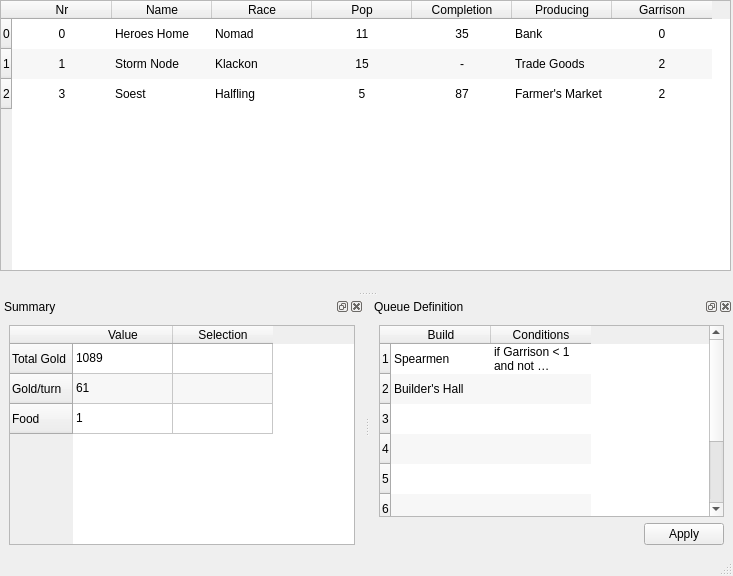
<?xml version="1.0" encoding="UTF-8"?>
<ui version="4.0">
 <class>DialogManageCities</class>
 <widget class="QMainWindow" name="DialogManageCities">
  <property name="geometry">
   <rect>
    <x>0</x>
    <y>0</y>
    <width>733</width>
    <height>576</height>
   </rect>
  </property>
  <property name="windowTitle">
   <string>Manage Cities</string>
  </property>
  <widget class="QWidget" name="centralwidget">
   <widget class="QTableWidget" name="tableWidget_Cities">
    <property name="geometry">
     <rect>
      <x>0</x>
      <y>0</y>
      <width>731</width>
      <height>271</height>
     </rect>
    </property>
    <property name="sizePolicy">
     <sizepolicy hsizetype="Expanding" vsizetype="Expanding">
      <horstretch>0</horstretch>
      <verstretch>60</verstretch>
     </sizepolicy>
    </property>
    <property name="contextMenuPolicy">
     <enum>Qt::CustomContextMenu</enum>
    </property>
    <property name="alternatingRowColors">
     <bool>true</bool>
    </property>
    <property name="showGrid">
     <bool>false</bool>
    </property>
    <row>
     <property name="text">
      <string>0</string>
     </property>
    </row>
    <row>
     <property name="text">
      <string>1</string>
     </property>
    </row>
    <row>
     <property name="text">
      <string>2</string>
     </property>
    </row>
    <column>
     <property name="text">
      <string>Nr</string>
     </property>
     <property name="textAlignment">
      <set>AlignHCenter|AlignVCenter|AlignCenter</set>
     </property>
    </column>
    <column>
     <property name="text">
      <string>Name</string>
     </property>
     <property name="textAlignment">
      <set>AlignHCenter|AlignVCenter|AlignCenter</set>
     </property>
    </column>
    <column>
     <property name="text">
      <string>Race</string>
     </property>
     <property name="textAlignment">
      <set>AlignHCenter|AlignVCenter|AlignCenter</set>
     </property>
    </column>
    <column>
     <property name="text">
      <string>Pop</string>
     </property>
     <property name="textAlignment">
      <set>AlignHCenter|AlignVCenter|AlignCenter</set>
     </property>
    </column>
    <column>
     <property name="text">
      <string>Completion</string>
     </property>
     <property name="textAlignment">
      <set>AlignHCenter|AlignVCenter|AlignCenter</set>
     </property>
    </column>
    <column>
     <property name="text">
      <string>Producing</string>
     </property>
     <property name="textAlignment">
      <set>AlignHCenter|AlignVCenter|AlignCenter</set>
     </property>
    </column>
    <column>
     <property name="text">
      <string>Garrison</string>
     </property>
     <property name="textAlignment">
      <set>AlignHCenter|AlignVCenter|AlignCenter</set>
     </property>
    </column>
    <item row="0" column="0">
     <property name="text">
      <string>0</string>
     </property>
     <property name="textAlignment">
      <set>AlignHCenter|AlignVCenter|AlignCenter</set>
     </property>
    </item>
    <item row="0" column="1">
     <property name="text">
      <string>Heroes Home</string>
     </property>
    </item>
    <item row="0" column="2">
     <property name="text">
      <string>Nomad</string>
     </property>
    </item>
    <item row="0" column="3">
     <property name="text">
      <string>11</string>
     </property>
     <property name="textAlignment">
      <set>AlignHCenter|AlignVCenter|AlignCenter</set>
     </property>
    </item>
    <item row="0" column="4">
     <property name="text">
      <string>35</string>
     </property>
     <property name="textAlignment">
      <set>AlignHCenter|AlignVCenter|AlignCenter</set>
     </property>
    </item>
    <item row="0" column="5">
     <property name="text">
      <string>Bank</string>
     </property>
    </item>
    <item row="0" column="6">
     <property name="text">
      <string>0</string>
     </property>
     <property name="textAlignment">
      <set>AlignHCenter|AlignVCenter|AlignCenter</set>
     </property>
    </item>
    <item row="1" column="0">
     <property name="text">
      <string>1</string>
     </property>
     <property name="textAlignment">
      <set>AlignHCenter|AlignVCenter|AlignCenter</set>
     </property>
    </item>
    <item row="1" column="1">
     <property name="text">
      <string>Storm Node</string>
     </property>
    </item>
    <item row="1" column="2">
     <property name="text">
      <string>Klackon</string>
     </property>
    </item>
    <item row="1" column="3">
     <property name="text">
      <string>15</string>
     </property>
     <property name="textAlignment">
      <set>AlignHCenter|AlignVCenter|AlignCenter</set>
     </property>
    </item>
    <item row="1" column="4">
     <property name="text">
      <string>-</string>
     </property>
     <property name="textAlignment">
      <set>AlignHCenter|AlignVCenter|AlignCenter</set>
     </property>
    </item>
    <item row="1" column="5">
     <property name="text">
      <string>Trade Goods</string>
     </property>
    </item>
    <item row="1" column="6">
     <property name="text">
      <string>2</string>
     </property>
     <property name="textAlignment">
      <set>AlignHCenter|AlignVCenter|AlignCenter</set>
     </property>
    </item>
    <item row="2" column="0">
     <property name="text">
      <string>3</string>
     </property>
     <property name="textAlignment">
      <set>AlignHCenter|AlignVCenter|AlignCenter</set>
     </property>
    </item>
    <item row="2" column="1">
     <property name="text">
      <string>Soest</string>
     </property>
    </item>
    <item row="2" column="2">
     <property name="text">
      <string>Halfling</string>
     </property>
    </item>
    <item row="2" column="3">
     <property name="text">
      <string>5</string>
     </property>
     <property name="textAlignment">
      <set>AlignHCenter|AlignVCenter|AlignCenter</set>
     </property>
    </item>
    <item row="2" column="4">
     <property name="text">
      <string>87</string>
     </property>
     <property name="textAlignment">
      <set>AlignHCenter|AlignVCenter|AlignCenter</set>
     </property>
    </item>
    <item row="2" column="5">
     <property name="text">
      <string>Farmer's Market</string>
     </property>
    </item>
    <item row="2" column="6">
     <property name="text">
      <string>2</string>
     </property>
     <property name="textAlignment">
      <set>AlignHCenter|AlignVCenter|AlignCenter</set>
     </property>
    </item>
   </widget>
  </widget>
  <widget class="QMenuBar" name="menubar">
   <property name="geometry">
    <rect>
     <x>0</x>
     <y>0</y>
     <width>733</width>
     <height>21</height>
    </rect>
   </property>
  </widget>
  <widget class="QStatusBar" name="statusbar"/>
  <widget class="QDockWidget" name="dockWidget_Summary">
   <property name="floating">
    <bool>false</bool>
   </property>
   <property name="windowTitle">
    <string>Summary</string>
   </property>
   <attribute name="dockWidgetArea">
    <number>8</number>
   </attribute>
   <widget class="QWidget" name="dockWidgetContents">
    <layout class="QGridLayout" name="gridLayout">
     <item row="0" column="0">
      <widget class="QTableWidget" name="tableWidget_Summary">
       <property name="sizePolicy">
        <sizepolicy hsizetype="Preferred" vsizetype="Expanding">
         <horstretch>0</horstretch>
         <verstretch>40</verstretch>
        </sizepolicy>
       </property>
       <property name="maximumSize">
        <size>
         <width>16777215</width>
         <height>16777215</height>
        </size>
       </property>
       <property name="baseSize">
        <size>
         <width>0</width>
         <height>0</height>
        </size>
       </property>
       <property name="contextMenuPolicy">
        <enum>Qt::CustomContextMenu</enum>
       </property>
       <property name="alternatingRowColors">
        <bool>true</bool>
       </property>
       <row>
        <property name="text">
         <string>Total Gold</string>
        </property>
       </row>
       <row>
        <property name="text">
         <string>Gold/turn</string>
        </property>
       </row>
       <row>
        <property name="text">
         <string>Food</string>
        </property>
       </row>
       <column>
        <property name="text">
         <string>Value</string>
        </property>
       </column>
       <column>
        <property name="text">
         <string>Selection</string>
        </property>
       </column>
       <item row="0" column="0">
        <property name="text">
         <string>1089</string>
        </property>
       </item>
       <item row="1" column="0">
        <property name="text">
         <string>61</string>
        </property>
       </item>
       <item row="1" column="1">
        <property name="text">
         <string/>
        </property>
       </item>
       <item row="2" column="0">
        <property name="text">
         <string>1</string>
        </property>
       </item>
      </widget>
     </item>
    </layout>
   </widget>
  </widget>
  <widget class="QDockWidget" name="dockWidget_QueueDefinition">
   <property name="windowTitle">
    <string>Queue Definition</string>
   </property>
   <attribute name="dockWidgetArea">
    <number>8</number>
   </attribute>
   <widget class="QWidget" name="dockWidgetContents_2">
    <layout class="QVBoxLayout" name="verticalLayout">
     <item>
      <widget class="QTableWidget" name="tableWidget_QueueDefinition">
       <property name="sizePolicy">
        <sizepolicy hsizetype="Expanding" vsizetype="Expanding">
         <horstretch>100</horstretch>
         <verstretch>40</verstretch>
        </sizepolicy>
       </property>
       <property name="alternatingRowColors">
        <bool>true</bool>
       </property>
       <property name="showGrid">
        <bool>false</bool>
       </property>
       <row>
        <property name="text">
         <string>1</string>
        </property>
       </row>
       <row>
        <property name="text">
         <string>2</string>
        </property>
       </row>
       <row>
        <property name="text">
         <string>3</string>
        </property>
       </row>
       <row>
        <property name="text">
         <string>4</string>
        </property>
       </row>
       <row>
        <property name="text">
         <string>5</string>
        </property>
       </row>
       <row>
        <property name="text">
         <string>6</string>
        </property>
       </row>
       <row>
        <property name="text">
         <string>7</string>
        </property>
       </row>
       <row>
        <property name="text">
         <string>8</string>
        </property>
       </row>
       <column>
        <property name="text">
         <string>Build</string>
        </property>
       </column>
       <column>
        <property name="text">
         <string>Conditions</string>
        </property>
       </column>
       <item row="0" column="0">
        <property name="text">
         <string>Spearmen</string>
        </property>
        <property name="flags">
         <set>ItemIsSelectable|ItemIsEditable|ItemIsDragEnabled|ItemIsUserCheckable|ItemIsEnabled</set>
        </property>
       </item>
       <item row="0" column="1">
        <property name="text">
         <string>if Garrison &lt; 1 and not producing(Garrison)</string>
        </property>
        <property name="flags">
         <set>ItemIsSelectable|ItemIsEditable|ItemIsDragEnabled|ItemIsUserCheckable|ItemIsEnabled</set>
        </property>
       </item>
       <item row="1" column="0">
        <property name="text">
         <string>Builder's Hall</string>
        </property>
       </item>
      </widget>
     </item>
     <item>
      <widget class="QDialogButtonBox" name="buttonBox">
       <property name="orientation">
        <enum>Qt::Horizontal</enum>
       </property>
       <property name="standardButtons">
        <set>QDialogButtonBox::Apply</set>
       </property>
      </widget>
     </item>
    </layout>
   </widget>
  </widget>
 </widget>
 <resources/>
 <connections/>
</ui>
